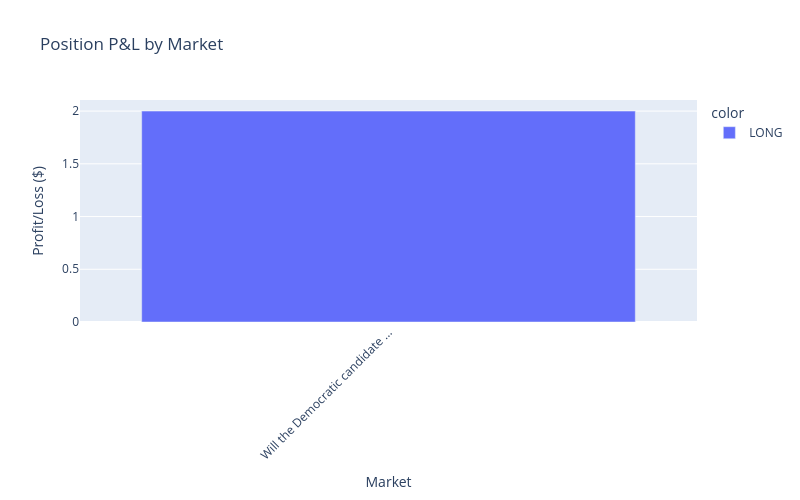

Notebook code cell kept with this figure:
### Markdown cell above
# Part 5: Managing Orders, Positions & Trades

After placing orders, you'll need to manage your open orders and positions. This includes:
- Checking the status of your orders
- Canceling open orders
- Monitoring your positions
- Calculating profit/loss

Let's explore how to manage your Polymarket trading activity:

⚠️ **IMPORTANT**: The following cells contain code that can modify real orders and positions when used with valid credentials. Use caution when executing these operations.

### Code cell
# ⚠️ THIS MANAGES REAL ORDERS WITH REAL MONEY ⚠️
# The following code will manage your orders on Polymarket

# Function to get open orders
def get_open_orders(client):
    """
    Get all open orders for the authenticated user.
    
    Parameters:
    - client: Authenticated ClobClient instance
    
    Returns:
    - List of open orders
    """
    try:
        # In a real application with a real client, you would use:
        # return client.get_open_orders()
        
        # For our mock client, return mock open orders
        if isinstance(client, MockTradingClient):
            # Create mock open orders
            return [
                {
                    "order_id": f"mock-order-{example_market['clobTokenIds']['Yes'][:8]}-buy-{int(time.time())-100}",
                    "token_id": example_market['clobTokenIds']['Yes'],
                    "side": "buy",
                    "size": "15.00",
                    "price": "0.58",
                    "status": "open",
                    "filled_size": "0",
                    "remaining_size": "15.00",
                    "created_at": (datetime.now() - timedelta(minutes=5)).isoformat(),
                    "market_question": example_market['Question']
                },
                {
                    "order_id": f"mock-order-{example_market['clobTokenIds']['No'][:8]}-sell-{int(time.time())-200}",
                    "token_id": example_market['clobTokenIds']['No'],
                    "side": "sell",
                    "size": "10.00",
                    "price": "0.40",
                    "status": "open",
                    "filled_size": "0",
                    "remaining_size": "10.00",
                    "created_at": (datetime.now() - timedelta(minutes=10)).isoformat(),
                    "market_question": example_market['Question']
                }
            ]
        else:
            return []
    except Exception as e:
        print(f"Error getting open orders: {e}")
        return []

# Function to cancel an order
def cancel_order(client, order_id, confirm=True):
    """
    Cancel an open order.
    
    Parameters:
    - client: Authenticated ClobClient instance
    - order_id: ID of the order to cancel
    - confirm: Whether to ask for confirmation before canceling (default: True)
    
    Returns:
    - True if successful, False otherwise
    """
    # Display order details
    print(f"\nCanceling Order: {order_id}")
    
    # Ask for confirmation if required
    if confirm:
        confirmation = input("\nDo you want to cancel this order? (yes/no): ")
        if confirmation.lower() != 'yes':
            print("Cancellation aborted.")
            return False
    
    try:
        # In a real application with a real client, you would use:
        # response = client.cancel_order(order_id)
        # return response.get('success', False)
        
        # For our mock client, simulate a successful cancellation
        if isinstance(client, MockTradingClient):
            print(f"✅ Order {order_id} canceled successfully!")
            return True
        else:
            return False
    except Exception as e:
        print(f"❌ Error canceling order: {e}")
        return False

# Function to calculate position P&L
def calculate_position_pnl(position, current_price):
    """
    Calculate the profit/loss for a position.
    
    Parameters:
    - position: Position dictionary
    - current_price: Current market price
    
    Returns:
    - Dictionary with P&L information
    """
    # Extract position details
    size = float(position['size'])
    avg_entry = float(position['avg_entry_price'])
    
    # Calculate current value and P&L
    entry_value = size * avg_entry
    current_value = size * current_price
    
    # For long positions (Yes), P&L is positive if price increases
    # For short positions (No), P&L is positive if price decreases
    if position['side'] == 'long':
        pnl = current_value - entry_value
        pnl_percent = (current_price / avg_entry - 1) * 100
    else:
        pnl = entry_value - current_value
        pnl_percent = (avg_entry / current_price - 1) * 100
    
    return {
        'entry_value': entry_value,
        'current_value': current_value,
        'pnl': pnl,
        'pnl_percent': pnl_percent
    }

# Import additional required modules
from datetime import datetime, timedelta
import pandas as pd

# Get open orders
print("Fetching open orders...")
open_orders = get_open_orders(trading_client)

# Display open orders
if open_orders:
    # Create a DataFrame for better display
    orders_df = pd.DataFrame(open_orders)
    
    # Format the DataFrame
    display_columns = ['order_id', 'market_question', 'side', 'size', 'price', 'status', 'created_at']
    display_df = orders_df[display_columns].copy()
    
    # Add a cancel button column (this is just for display, not functional in this notebook)
    display_df['action'] = "Cancel"
    
    print(f"\nYou have {len(open_orders)} open orders:")
    display(display_df)
    
    # Example: Cancel the first order
    if len(open_orders) > 0:
        print("\nExample: Canceling an order")
        print("This is a demonstration with a mock client. No real order will be canceled.")
        
        order_to_cancel = open_orders[0]
        cancel_order(
            client=trading_client,
            order_id=order_to_cancel['order_id'],
            confirm=False  # No confirmation for demonstration
        )
else:
    print("No open orders found.")

# Get positions and calculate P&L
print("\nFetching positions and calculating P&L...")
positions = trading_client.get_positions()

if positions:
    # Create a list to store position data with P&L
    position_data = []
    
    for position in positions:
        # Get current price for P&L calculation
        if 'yes' in position['token_id'].lower():
            current_price = example_market['Outcomes']['Yes']
        else:
            current_price = example_market['Outcomes']['No']
        
        # Calculate P&L
        pnl_data = calculate_position_pnl(position, current_price)
        
        # Create a dictionary for this position
        position_dict = {
            'Market': position['market_question'],
            'Side': position['side'].upper(),
            'Size': position['size'],
            'Avg Entry': f"${float(position['avg_entry_price']):.4f}",
            'Current Price': f"${current_price:.4f}",
            'Entry Value': f"${pnl_data['entry_value']:.2f}",
            'Current Value': f"${pnl_data['current_value']:.2f}",
            'P&L': f"${pnl_data['pnl']:.2f}",
            'P&L %': f"{pnl_data['pnl_percent']:.2f}%"
        }
        position_data.append(position_dict)
    
    # Create and display the DataFrame
    positions_df = pd.DataFrame(position_data)
    print("\nYour Positions with P&L:")
    display(positions_df)
    
    # Create a P&L visualization
    import plotly.express as px
    
    # Extract P&L values for plotting
    pnl_values = [float(p['P&L'].replace('$', '')) for p in position_data]
    markets = [p['Market'][:30] + '...' if len(p['Market']) > 30 else p['Market'] for p in position_data]
    sides = [p['Side'] for p in position_data]
    
    # Create a color map
    colors = ['green' if pnl >= 0 else 'red' for pnl in pnl_values]
    
    # Create the figure
    fig = px.bar(
        x=markets,
        y=pnl_values,
        color=sides,
        title="Position P&L by Market",
        labels={'x': 'Market', 'y': 'Profit/Loss ($)'},
        height=500,
        width=800
    )
    
    # Update layout
    fig.update_layout(
        xaxis_tickangle=-45,
        showlegend=True
    )
    
    # Show the figure
    fig.show()
    
else:
    print("No positions found.")

### Figure 1 — Plotly figure (JSON) as saved in the notebook; plotly's stock layout.template omitted (floating-point values rounded to 4 significant figures)
{"data": [{"alignmentgroup": "True", "hovertemplate": "color=LONG<br>Market=%{x}<br>Profit/Loss ($)=%{y}<extra></extra>", "legendgroup": "LONG", "marker": {"color": "#636efa", "pattern": {"shape": ""}}, "name": "LONG", "offsetgroup": "LONG", "orientation": "v", "showlegend": true, "textposition": "auto", "type": "bar", "x": ["Will the Democratic candidate ..."], "xaxis": "x", "y": [2], "yaxis": "y"}], "layout": {"barmode": "relative", "height": 500, "legend": {"title": {"text": "color"}, "tracegroupgap": 0}, "showlegend": true, "title": {"text": "Position P&L by Market"}, "width": 800, "xaxis": {"anchor": "y", "domain": [0, 1], "tickangle": -45, "title": {"text": "Market"}}, "yaxis": {"anchor": "x", "domain": [0, 1], "title": {"text": "Profit/Loss ($)"}}}}
